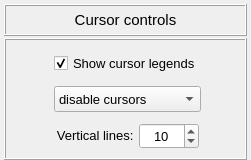
                 <widget class="QFrame" name="frame_cursor_controls">
                  <property name="minimumSize">
                   <size>
                    <width>0</width>
                    <height>160</height>
                   </size>
                  </property>
                  <property name="maximumSize">
                   <size>
                    <width>16777215</width>
                    <height>160</height>
                   </size>
                  </property>
                  <property name="frameShape">
                   <enum>QFrame::Shape::NoFrame</enum>
                  </property>
                  <property name="frameShadow">
                   <enum>QFrame::Shadow::Raised</enum>
                  </property>
                  <layout class="QGridLayout" name="gridLayout_21">
                   <property name="leftMargin">
                    <number>4</number>
                   </property>
                   <property name="topMargin">
                    <number>4</number>
                   </property>
                   <property name="rightMargin">
                    <number>4</number>
                   </property>
                   <property name="bottomMargin">
                    <number>0</number>
                   </property>
                   <property name="verticalSpacing">
                    <number>2</number>
                   </property>
                   <item row="0" column="0">
                    <widget class="QFrame" name="frame_32">
                     <property name="minimumSize">
                      <size>
                       <width>0</width>
                       <height>32</height>
                      </size>
                     </property>
                     <property name="maximumSize">
                      <size>
                       <width>16777215</width>
                       <height>32</height>
                      </size>
                     </property>
                     <property name="sizeIncrement">
                      <size>
                       <width>0</width>
                       <height>110</height>
                      </size>
                     </property>
                     <property name="frameShape">
                      <enum>QFrame::Shape::Box</enum>
                     </property>
                     <property name="frameShadow">
                      <enum>QFrame::Shadow::Raised</enum>
                     </property>
                     <layout class="QGridLayout" name="gridLayout_32">
                      <property name="leftMargin">
                       <number>4</number>
                      </property>
                      <property name="topMargin">
                       <number>4</number>
                      </property>
                      <property name="rightMargin">
                       <number>4</number>
                      </property>
                      <property name="bottomMargin">
                       <number>4</number>
                      </property>
                      <property name="spacing">
                       <number>0</number>
                      </property>
                      <item row="0" column="0">
                       <widget class="QLabel" name="label_13">
                        <property name="minimumSize">
                         <size>
                          <width>0</width>
                          <height>20</height>
                         </size>
                        </property>
                        <property name="maximumSize">
                         <size>
                          <width>16777215</width>
                          <height>32</height>
                         </size>
                        </property>
                        <property name="font">
                         <font>
                          <pointsize>11</pointsize>
                          <bold>false</bold>
                         </font>
                        </property>
                        <property name="text">
                         <string>Cursor controls</string>
                        </property>
                        <property name="alignment">
                         <set>Qt::AlignmentFlag::AlignCenter</set>
                        </property>
                       </widget>
                      </item>
                     </layout>
                    </widget>
                   </item>
                   <item row="1" column="0">
                    <widget class="QFrame" name="frame_cursor_controls_content">
                     <property name="minimumSize">
                      <size>
                       <width>0</width>
                       <height>0</height>
                      </size>
                     </property>
                     <property name="maximumSize">
                      <size>
                       <width>16777215</width>
                       <height>140</height>
                      </size>
                     </property>
                     <property name="sizeIncrement">
                      <size>
                       <width>0</width>
                       <height>110</height>
                      </size>
                     </property>
                     <property name="frameShape">
                      <enum>QFrame::Shape::Box</enum>
                     </property>
                     <property name="frameShadow">
                      <enum>QFrame::Shadow::Raised</enum>
                     </property>
                     <layout class="QGridLayout" name="gridLayout_31">
                      <property name="leftMargin">
                       <number>8</number>
                      </property>
                      <property name="topMargin">
                       <number>4</number>
                      </property>
                      <property name="rightMargin">
                       <number>4</number>
                      </property>
                      <property name="bottomMargin">
                       <number>4</number>
                      </property>
                      <property name="spacing">
                       <number>4</number>
                      </property>
                      <item row="2" column="0">
                       <spacer name="horizontalSpacer_8">
                        <property name="orientation">
                         <enum>Qt::Orientation::Horizontal</enum>
                        </property>
                        <property name="sizeHint" stdset="0">
                         <size>
                          <width>40</width>
                          <height>20</height>
                         </size>
                        </property>
                       </spacer>
                      </item>
                      <item row="1" column="1">
                       <widget class="QFrame" name="frame_legends">
                        <property name="maximumSize">
                         <size>
                          <width>16777215</width>
                          <height>28</height>
                         </size>
                        </property>
                        <property name="frameShape">
                         <enum>QFrame::Shape::NoFrame</enum>
                        </property>
                        <property name="frameShadow">
                         <enum>QFrame::Shadow::Raised</enum>
                        </property>
                        <layout class="QGridLayout" name="gridLayout_14">
                         <property name="leftMargin">
                          <number>0</number>
                         </property>
                         <property name="topMargin">
                          <number>0</number>
                         </property>
                         <property name="rightMargin">
                          <number>0</number>
                         </property>
                         <property name="bottomMargin">
                          <number>0</number>
                         </property>
                         <property name="spacing">
                          <number>0</number>
                         </property>
                         <item row="0" column="0">
                          <widget class="QCheckBox" name="checkBox_cursor_legends">
                           <property name="minimumSize">
                            <size>
                             <width>75</width>
                             <height>0</height>
                            </size>
                           </property>
                           <property name="maximumSize">
                            <size>
                             <width>200</width>
                             <height>26</height>
                            </size>
                           </property>
                           <property name="font">
                            <font>
                             <family>MS Shell Dlg 2</family>
                             <pointsize>10</pointsize>
                             <italic>false</italic>
                             <bold>false</bold>
                            </font>
                           </property>
                           <property name="text">
                            <string>Show cursor legends</string>
                           </property>
                           <property name="checked">
                            <bool>true</bool>
                           </property>
                          </widget>
                         </item>
                        </layout>
                       </widget>
                      </item>
                      <item row="3" column="1" alignment="Qt::AlignmentFlag::AlignHCenter">
                       <widget class="QFrame" name="frame_vertical_lines">
                        <property name="maximumSize">
                         <size>
                          <width>16777215</width>
                          <height>28</height>
                         </size>
                        </property>
                        <property name="frameShape">
                         <enum>QFrame::Shape::NoFrame</enum>
                        </property>
                        <property name="frameShadow">
                         <enum>QFrame::Shadow::Raised</enum>
                        </property>
                        <layout class="QGridLayout" name="gridLayout_13">
                         <property name="leftMargin">
                          <number>2</number>
                         </property>
                         <property name="topMargin">
                          <number>2</number>
                         </property>
                         <property name="rightMargin">
                          <number>2</number>
                         </property>
                         <property name="bottomMargin">
                          <number>2</number>
                         </property>
                         <property name="spacing">
                          <number>2</number>
                         </property>
                         <item row="0" column="2">
                          <widget class="QSpinBox" name="spinBox_vertical_lines">
                           <property name="minimumSize">
                            <size>
                             <width>60</width>
                             <height>26</height>
                            </size>
                           </property>
                           <property name="maximumSize">
                            <size>
                             <width>100</width>
                             <height>26</height>
                            </size>
                           </property>
                           <property name="font">
                            <font>
                             <pointsize>10</pointsize>
                            </font>
                           </property>
                           <property name="alignment">
                            <set>Qt::AlignmentFlag::AlignCenter</set>
                           </property>
                           <property name="minimum">
                            <number>2</number>
                           </property>
                           <property name="maximum">
                            <number>20</number>
                           </property>
                           <property name="value">
                            <number>10</number>
                           </property>
                          </widget>
                         </item>
                         <item row="0" column="0" colspan="2">
                          <widget class="QLabel" name="label_2">
                           <property name="minimumSize">
                            <size>
                             <width>0</width>
                             <height>0</height>
                            </size>
                           </property>
                           <property name="maximumSize">
                            <size>
                             <width>16777215</width>
                             <height>16777215</height>
                            </size>
                           </property>
                           <property name="baseSize">
                            <size>
                             <width>0</width>
                             <height>0</height>
                            </size>
                           </property>
                           <property name="font">
                            <font>
                             <pointsize>10</pointsize>
                            </font>
                           </property>
                           <property name="text">
                            <string>Vertical lines: </string>
                           </property>
                           <property name="alignment">
                            <set>Qt::AlignmentFlag::AlignRight|Qt::AlignmentFlag::AlignTrailing|Qt::AlignmentFlag::AlignVCenter</set>
                           </property>
                          </widget>
                         </item>
                        </layout>
                       </widget>
                      </item>
                      <item row="2" column="1">
                       <widget class="QComboBox" name="comboBox_cursor_control">
                        <property name="minimumSize">
                         <size>
                          <width>0</width>
                          <height>26</height>
                         </size>
                        </property>
                        <property name="font">
                         <font>
                          <pointsize>10</pointsize>
                         </font>
                        </property>
                        <item>
                         <property name="text">
                          <string>disable cursors</string>
                         </property>
                        </item>
                        <item>
                         <property name="text">
                          <string>enable cursor</string>
                         </property>
                        </item>
                        <item>
                         <property name="text">
                          <string>enable h-cursor</string>
                         </property>
                        </item>
                       </widget>
                      </item>
                      <item row="2" column="2">
                       <spacer name="horizontalSpacer_9">
                        <property name="orientation">
                         <enum>Qt::Orientation::Horizontal</enum>
                        </property>
                        <property name="sizeHint" stdset="0">
                         <size>
                          <width>40</width>
                          <height>20</height>
                         </size>
                        </property>
                       </spacer>
                      </item>
                     </layout>
                    </widget>
                   </item>
                  </layout>
                 </widget>
